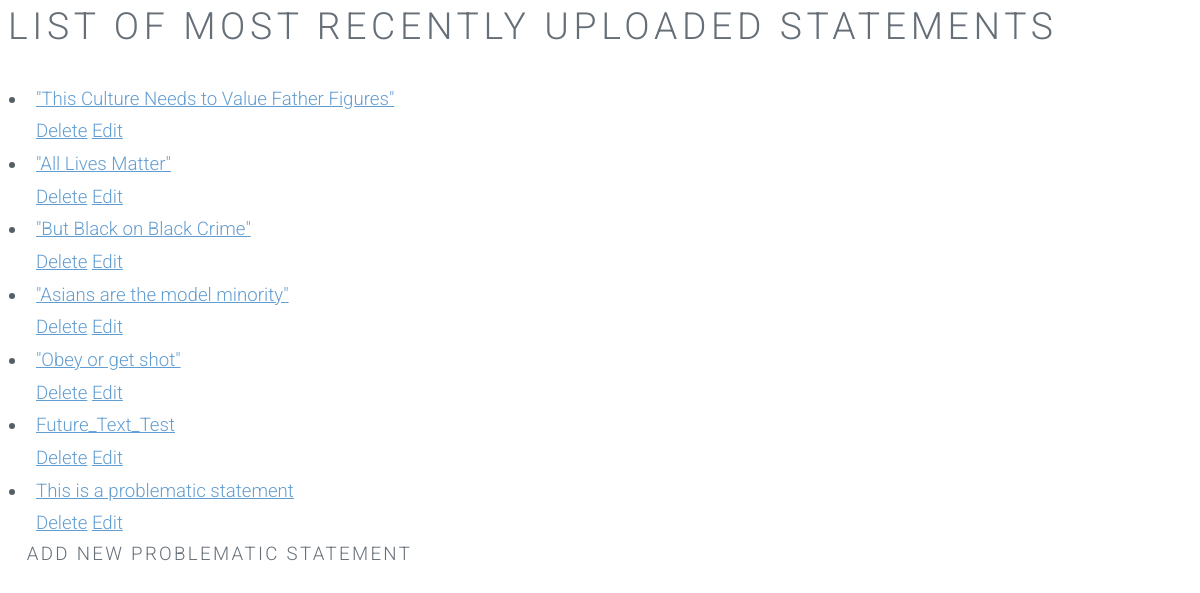
Screenshot of /polls/ with the database file from the repository.
### polls/models.py (models this page shows, shortened)
class Comment(models.Model):
    comment_text = models.CharField(max_length=200)
    pub_date = models.DateTimeField(auto_now_add=True)

### polls/views.py (the view)
class IndexView(generic.ListView):
    template_name = 'polls/index.html'
    context_object_name = 'latest_comment_list'
    def get_queryset(self):
        return Comment.objects.order_by('-pub_date')[:10]

### polls/templates/polls/index.html
{% load static %}
<link rel="stylesheet" type="text/css" href="{% static 'polls/style.css' %}" />
{% if latest_comment_list %}
<h1>List of Most Recently Uploaded Statements</h1>
    <ul>
    {% for comment in latest_comment_list %}
        <li><a href="{% url 'polls:detail' comment.id %}">{{ comment.comment_text }} </a> <br>
        	<a href="{% url 'polls:comment-delete' comment.id%}"> Delete</a>
        	<a href="{% url 'polls:comment-update' comment.id%}"> Edit</a>
        </li>
    {% endfor %}
<h4><a href="{% url 'polls:comment-new' %}"</a>Add new Problematic Statement</h4>
    </ul>
{% else %}
    <p>No polls are available.</p>
{% endif %}

### polls/static/polls/style.css (style rules this page uses)
a { color: #629DD1; text-decoration: underline; }
h1, h2, h3, h4, h5, h6 { color: #666f77; font-weight: 300; line-height: 1em; margin: 0 0 1em 0; text-transform: uppercase; letter-spacing: 0.125em; }
h1 a, h2 a, h3 a, h4 a, h5 a, h6 a { color: inherit; text-decoration: none; }
h4 { font-size: 1em; line-height: 1.5em; }
ul { list-style: disc; margin: 0 0 2em 0; padding-left: 1em; }
ul li { padding-left: 0.5em; }

### rows the page displays
Comment: comment_text "\"This Culture Needs to Value Father Figures\""
Comment: comment_text "\"All Lives Matter\""
Comment: comment_text "\"But Black on Black Crime\""
Comment: comment_text "\"Asians are the model minority\""
Comment: comment_text "\"Obey or get shot\""
Comment: comment_text "Future_Text_Test"
Comment: comment_text "This is a problematic statement"
